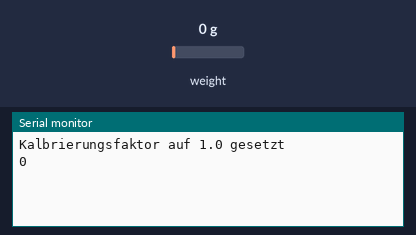
Bench run of a sketch on a simulated Arduino Uno, built with avr-gcc and run on an emulated ATmega328P. Shown: the last lines printed to the serial monitor. The test bench sets the inputs (shaded band); at power-on: weight on the scale 0 g.

Above: at 4.1 s.
4.2 s: weight on the scale set to 100 g
At 5.5 s:
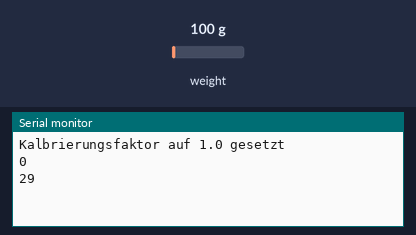
5.7 s: weight on the scale set to 1250 g
At 6.4 s:
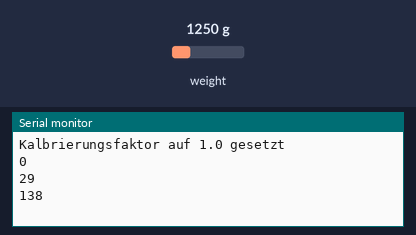
Timing chart, 0 to 8.7 s (numbered marks = the images above; inputs shaded):
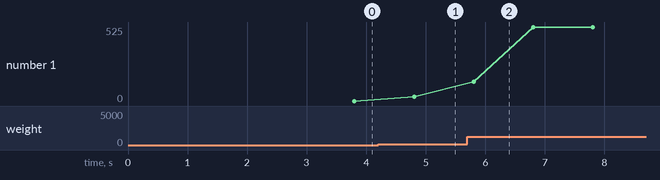

Measured:
- after the input at 4.2 s, the serial monitor: prints a new line after 0.61 s (image 1)
- after the input at 5.7 s, the serial monitor: prints a new line after 0.11 s (image 2)
- plotted number 1: 0 → 29 after the input at 4.2 s, 29 → 525 after the input at 5.7 s

The sketch:

Waage.ino
```cpp
#include <HX711_ADC.h>

/*--------------------------------------------------------------
  Pin‑Belegung für den HX711
--------------------------------------------------------------*/
const int HX711_dout = 4;  // Datenleitung (DOUT) des HX711, verbunden mit Pin 4 des MCU
const int HX711_sck = 5;   // Taktleitung (SCK) des HX711, verbunden mit Pin 5 des MCU

/*--------------------------------------------------------------
  Objektinstanz des HX711‑ADC
--------------------------------------------------------------*/
HX711_ADC sensor(HX711_dout, HX711_sck);

/**
 * @brief Initialisiert die serielle Schnittstelle und den HX711,
 *        führt die Start‑Sequenz inkl. Tara‑Durchführung aus
 */

void setup() {
  Serial.begin(9600);  // Serielle Kommunikation mit 9600 baud starten

  sensor.begin();  // HX711‑Modul initialisieren
  delay(500);
  /*
  Sensor wird eingeschaltet und tariert, d.h. auf 0 gesetzt
  2000 = Pause zum Stabilisieren
  true = Tarierung soll durchgeführt werden.
*/
  sensor.start(2000, true);

  // Prüfen, ob beim Start ein Timeout aufgetreten ist
  if (sensor.getTareTimeoutFlag() || sensor.getSignalTimeoutFlag()) {
    Serial.println("Sensor antwortet nicht, prüfe die Verkabelung und die Pins");
    while (true)
      ;  // Endlosschleife bei Fehlfunktion
  } else {
    sensor.setCalFactor(1.0);  // Anfangs‑Kalibrierungsfaktor (kann später überschrieben werden)
    Serial.println("Kalbrierungsfaktor auf 1.0 gesetzt");
  }
}

/**
 * @brief Hauptschleife: Liest Messwerte aus, gibt sie seriell aus
 */

void loop() {
  float wert = 0.0;
  for (int i = 0; i < 10; i++) {
    while (!sensor.update()) {}  // Solange keine neuen Daten verfügbar sind: warten
    float w = sensor.getData();  // Messwert als Kommazahl
    w = w / 1000;  // Messwert durch 1000 teilen, um Schwankungen zu reduzieren
    wert = wert + w;          // Messwert addieren
    while (sensor.update()) {}  // Solange warten, bis keine Daten mehr verfügbar sind -> Daten werden nur einmal gelesen
  }
  wert = wert / 10;  // Mittelwert aus den 10 Messungen

  Serial.println((int)wert);   // Messwert als ganze Zahl ausgeben
}
```
